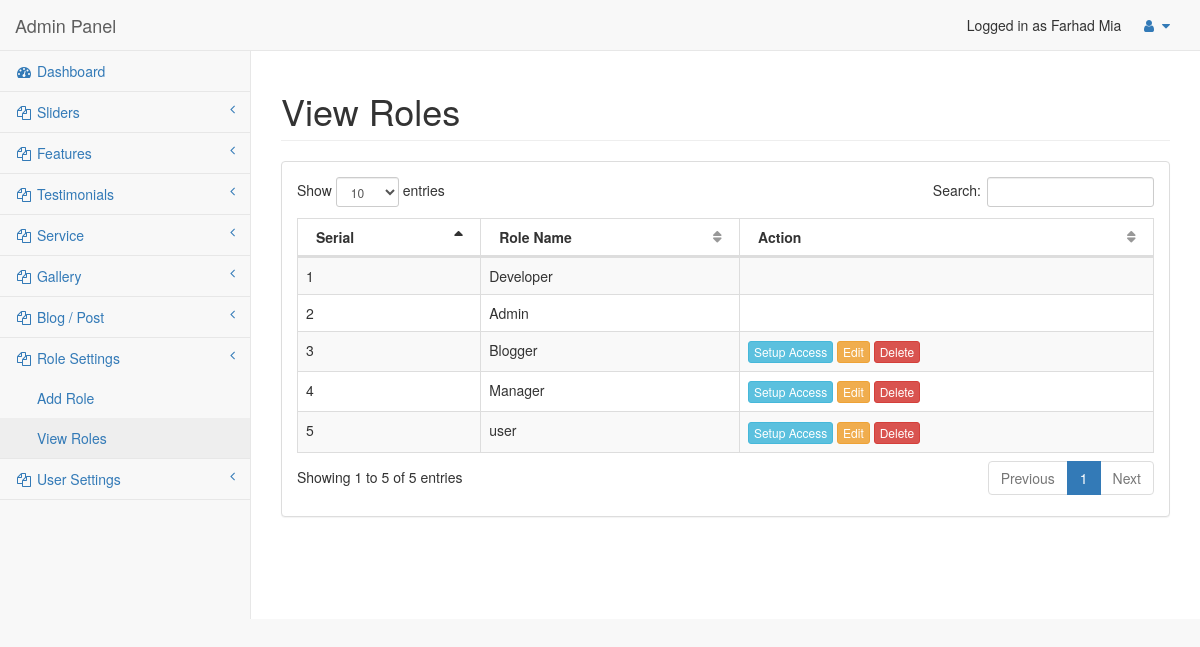
The page /admin/role_view.php (signed in) on the database its author committed.
### tables this page shows
CREATE TABLE `role` (
  `role_id` int(11) NOT NULL,
  `role_name` varchar(100) NOT NULL
);

### admin/role_view.php (the view)
<?php require_once('header.php'); ?>
<div class="row">
    <div class="col-lg-12">
        <h1 class="page-header">View Roles</h1>
    </div>
</div>
<div class="row">
    <div class="col-lg-12">
        <div class="panel panel-default">
            <div class="panel-body">
                <table width="100%" class="table table-striped table-bordered table-hover" id="dataTables-example">
                    <thead>
                        <tr>
                            <th>Serial</th>
                            <th>Role Name</th>
                            <th>Action</th>
                        </tr>
                    </thead>
                    <tbody>
                        <?php
                        $i = 0;
                        $q = $pdo->prepare("SELECT * FROM role ORDER BY role_id ASC");
                        $q->execute();
                        $res = $q->fetchAll();
                        foreach ($res as $row) {
                            $i++;
                        ?>
                            <tr>
                                <td>
                                    <?php echo $i; ?>
                                </td>
                                <td><?php echo $row['role_name']; ?></td>
                                <td>
                                    <?php if ($row['role_id'] != 1 && $row['role_id'] != 2): ?>
                                        <a href="role_setup_access.php?id=<?php echo $row['role_id']; ?>" class="btn btn-xs btn-info">Setup Access</a>
                                        <a href="role_edit.php?id=<?php echo $row['role_id']; ?>" class="btn btn-xs btn-warning">Edit</a>
                                        <a href="role_delete.php?id=<?php echo $row['role_id']; ?>" class="btn btn-xs btn-danger" onClick="return confirm('Are you sure?');">Delete</a>
                                    <?php endif; ?>
                                </td>
                            </tr>
                        <?php
                        }
                        ?>
                    </tbody>
                </table>
            </div>
        </div>
    </div>
</div>
</div>
<?php require_once('footer.php'); ?>

### admin/assets/css/sb-admin-2.css (style rules this page uses)
body { background-color: #f8f8f8; }
table.dataTable thead .sorting, table.dataTable thead .sorting_asc, table.dataTable thead .sorting_desc, table.dataTable thead .sorting_asc_disabled, table.dataTable thead .sorting_desc_disabled { background: transparent; }
table.dataTable thead .sorting_asc:after { content: "\f0de"; float: right; font-family: fontawesome; }
table.dataTable thead .sorting:after { content: "\f0dc"; float: right; font-family: fontawesome; color: rgba(50, 50, 50, 0.5); }

### rows shown on the page
role: role_name "Developer"
role: role_name "Admin"
role: role_name "Blogger"
role: role_name "Manager"
role: role_name "user"

### other values the page prints
$_SESSION['user']['user_full_name'] "Farhad Mia"
